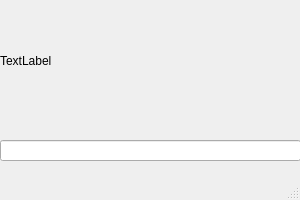
<?xml version="1.0" encoding="UTF-8"?>
<ui version="4.0">
 <class>MainWindow</class>
 <widget class="QMainWindow" name="MainWindow">
  <property name="geometry">
   <rect>
    <x>0</x>
    <y>0</y>
    <width>300</width>
    <height>200</height>
   </rect>
  </property>
  <property name="minimumSize">
   <size>
    <width>300</width>
    <height>200</height>
   </size>
  </property>
  <property name="windowTitle">
   <string>Hello</string>
  </property>
  <widget class="QWidget" name="centralwidget">
   <widget class="QLabel" name="label">
    <property name="geometry">
     <rect>
      <x>0</x>
      <y>0</y>
      <width>301</width>
      <height>121</height>
     </rect>
    </property>
    <property name="text">
     <string>TextLabel</string>
    </property>
   </widget>
   <widget class="QLineEdit" name="lineEdit">
    <property name="geometry">
     <rect>
      <x>0</x>
      <y>140</y>
      <width>301</width>
      <height>21</height>
     </rect>
    </property>
   </widget>
  </widget>
  <widget class="QMenuBar" name="menubar">
   <property name="geometry">
    <rect>
     <x>0</x>
     <y>0</y>
     <width>300</width>
     <height>19</height>
    </rect>
   </property>
   <property name="defaultUp">
    <bool>true</bool>
   </property>
  </widget>
  <widget class="QStatusBar" name="statusbar"/>
 </widget>
 <resources/>
 <connections>
  <connection>
   <sender>lineEdit</sender>
   <signal>textChanged(QString)</signal>
   <receiver>label</receiver>
   <slot>setText(QString)</slot>
   <hints>
    <hint type="sourcelabel">
     <x>150</x>
     <y>169</y>
    </hint>
    <hint type="destinationlabel">
     <x>150</x>
     <y>79</y>
    </hint>
   </hints>
  </connection>
 </connections>
</ui>
